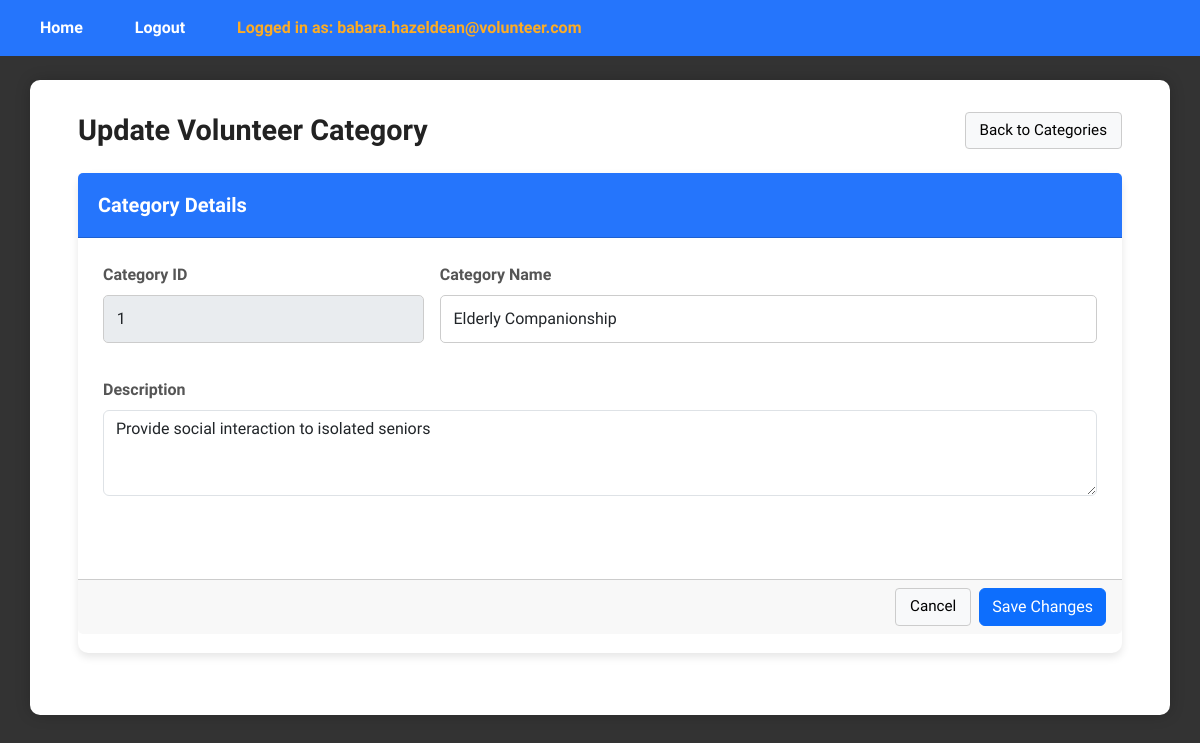
Page /UpdateVolunteerCategoryPage/1 (signed in) on the committed database.
### tables this page shows
CREATE TABLE category (
    category_id INTEGER PRIMARY KEY AUTOINCREMENT,
    category_name VARCHAR(30),
    category_desc TEXT
);

### app.py (the view, shortened to what this page needs)
@app.route("/UpdateVolunteerCategoryPage/<int:category_id>", methods=["GET", "POST"])
def updateVolunteerCategoryPage(category_id):
    if 'email' not in session:
        return redirect(url_for('login'))
    if session['role_id'] != 2:
        return redirect(url_for('login'))
    update_controller = UpdateVolunteerCategoryController()
    if request.method == "GET":
        category = update_controller.getCategoryById(category_id)
        if not category:
            flash("Category not found", "error")
            return redirect(url_for("viewVolunteerCategoryPage"))
        return render_template("pm/UpdateVolunteerCategoryPage.html", category=category)

### controllers/pm/UpdateVolunteerCategoryController.py (called while the page is built)
    def getCategoryById(self, category_id):
        category = Category()
        return category.getCategoryById(category_id)

### database/database_management.py (called while the page is built)
def dbConnection():
    return sqlite3.connect("database/volunteer_system.db")

### entities/Category.py (called while the page is built)
    def getCategoryById(self, category_id):
        conn = database_management.dbConnection()
        conn.row_factory = sqlite3.Row
        cursor = conn.cursor()
        cursor.execute("SELECT * FROM category WHERE category_id = ?", (category_id,))
        category = cursor.fetchone()
        conn.close()
        return category  # This returns a Row object or None if not found

### templates/pm/UpdateVolunteerCategoryPage.html (shortened to what this page needs)
{% extends "layout.html" %}
{% block content %}
<div class="dashboard-wrapper">
  <div class="dashboard-container">
    <div class="d-flex justify-content-between align-items-center mb-4">
      <h1 class="m-0">Update Volunteer Category</h1>
      <div class="d-flex align-items-center gap-3">
        <a href="{{ url_for('viewVolunteerCategoryPage') }}" class="plain-btn">Back to Categories</a>
      </div>
    </div>
    <form class="card" method="post" action="{{ url_for('updateVolunteerCategoryPage', category_id=category.category_id) }}">
      <div class="card-header">
        <h5 class="m-0">Category Details</h5>
      </div>
      <div class="card-body">
        <div class="row g-3">
          <div class="col-md-4">
            <label class="form-label" for="category_id">Category ID</label>
            <input id="category_id" name="category_id" type="text" class="form-control"
                   value="{{ category.category_id }}" disabled>
          </div>
          <div class="col-md-8">
            <label class="form-label" for="category_name">Category Name</label>
            <input id="category_name" name="category_name" type="text" class="form-control"
                   value="{{ category.category_name }}" placeholder="Enter category name" required>
          </div>
          <div class="col-12">
            <label class="form-label" for="category_desc">Description</label>
            <textarea id="category_desc" name="category_desc" class="form-control" rows="3"
                      placeholder="Describe this volunteer category" required>{{ category.category_desc }}</textarea>
          </div>
        </div>
      </div>
      <div class="card-footer d-flex justify-content-end gap-2">
        <a href="{{ url_for('viewVolunteerCategoryPage') }}" class="plain-btn">Cancel</a>
        <button type="submit" class="btn btn-primary">Save Changes</button>
      </div>
    </form>
  </div>
</div>
{% endblock %}

### static/css/styles.css (style rules this page uses)
body { font-family: "Stack Sans Headline", system-ui, 'Trebuchet MS', "Segoe UI", Geneva, Verdana, sans-serif; background: #333; color: #333; margin: 0; padding: 0; min-height: 100vh; }
h1 { text-align: center; margin-bottom: 1.5rem; color: #222; font-weight: 700; font-size: 1.8rem; }
form div { margin-bottom: 1.2rem; }
label { display: block; margin-bottom: 0.4rem; font-weight: 600; color: #555; }
input[type="email"], input[type="password"], input[type="text"] { width: 100%; padding: 0.7rem 0.8rem; border-radius: 5px; border: 1.5px solid #ccc; font-size: 1rem; transition: border-color 0.3s ease; box-sizing: border-box; }
.card { box-shadow: 0 4px 8px rgba(0,0,0,0.1); border-radius: 10px; border: none; margin-bottom: 30px; background: #fff; }
.card-header { background-color: #2575fc; color: white; padding: 20px; border-radius: 10px 10px 0 0; font-size: 1.2rem; }
.card-header h5 { margin: 0; font-weight: 600; }
.card-body { padding: 25px; }
.plain-btn { background-color: #f8f9fa; border: 1px solid #ccc; color: #000; padding: 6px 14px; border-radius: 4px; font-size: 0.95rem; font-weight: 500; cursor: pointer; text-decoration: none; display: inline-block; transition: background-color 0.2s ease, border-color 0.2s ease; }

### rows in the picture
category: category_id "1", category_name "Elderly Companionship", category_desc "Provide social interaction to isolated seniors"

### other values in the picture
{{ session.email }} "babara.hazeldean@volunteer.com"
